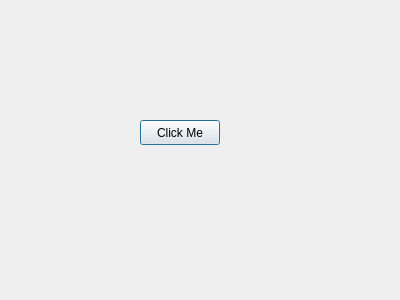
<?xml version="1.0" encoding="UTF-8"?>
<ui version="4.0">
 <class>TipTest</class>
 <widget class="QDialog" name="TipTest">
  <property name="geometry">
   <rect>
    <x>0</x>
    <y>0</y>
    <width>400</width>
    <height>300</height>
   </rect>
  </property>
  <property name="windowTitle">
   <string>TipTest</string>
  </property>
  <widget class="QPushButton" name="pushButton">
   <property name="geometry">
    <rect>
     <x>140</x>
     <y>120</y>
     <width>80</width>
     <height>25</height>
    </rect>
   </property>
   <property name="text">
    <string>Click Me</string>
   </property>
  </widget>
 </widget>
 <layoutdefault spacing="6" margin="11"/>
 <resources/>
 <connections/>
</ui>
